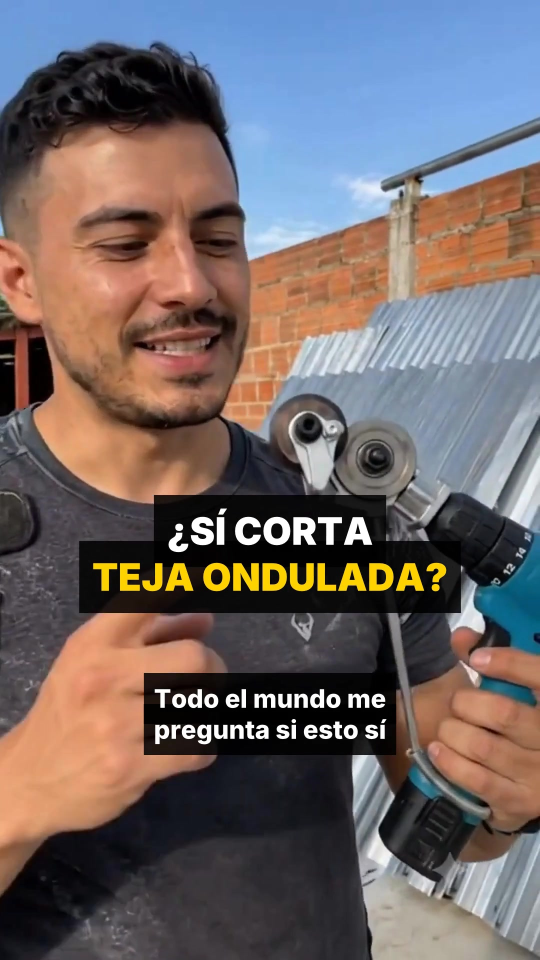
#> input picture anuncios-v5/AD17-teja-ondulada.jpg, 1080 x 1920 px (shown at 1/2 size)
$ python -i motor.py   (imports and definitions only)
#> lines starting #> are read from the running program, lines starting #| are printed output that depends on the picture
"""Motor de render de anuncios XOLVETA (1080x1920, 30 fps, H.264+AAC, -14 LUFS)."""
import base64, hashlib, json, os, re, subprocess, sys, time, urllib.request, urllib.error
from PIL import Image, ImageDraw, ImageFilter, ImageFont
sys.path.insert(0, os.path.dirname(os.path.abspath(__file__)))
from fuentes import SRC, FUENTES, filtro

AQUI = os.path.dirname(os.path.abspath(__file__))
WORK = os.environ.get("XV_WORK", "/tmp/claude-0/-home-user-Primera-App/7f6186a7-390b-5611-a850-44352e5e8f96/scratchpad/work")
# [1 line not run here, left out]
FONTS = "/usr/share/fonts/opentype/inter"
MODEL, VOICE, TEMPO = os.environ.get("XV_TTS", "gemini-3.1-flash-tts-preview"), "Puck", 1.12
STYLE = ("Lee esto en español de Colombia, con acento colombiano natural, como un maestro de obra "
         "cercano que le explica algo a un vecino, tuteando, ritmo ágil y claro, sin sonar a vendedor "
         "de televisión. Haz una pausa de medio segundo entre cada línea y una pausa corta en las comas y los puntos suspensivos:\n\n")
AMARILLO = "&H0000D4FF&"; BLANCO = "&H00FFFFFF&"
CARD_T = 2.5

# [4 lines left out: function run, not called in this run]

def dur(path):
    return float(run(["ffprobe", "-v", "error", "-show_entries", "format=duration", "-of", "csv=p=0", path]).stdout)

# ---------------------------------------------------------------- voz
_ULT = [0.0]
# [58 lines left out: functions tts, tts_lineas, ts, not called in this run]

def norm(w): return re.sub(r"[^\wáéíóúüñ#]", "", w.lower())

# [34 lines left out: function subs, not called in this run]

ASS_HEAD = f"""[Script Info]
ScriptType: v4.00+
PlayResX: 1080
PlayResY: 1920
WrapStyle: 2
ScaledBorderAndShadow: yes

[V4+ Styles]
Format: Name,Fontname,Fontsize,PrimaryColour,SecondaryColour,OutlineColour,BackColour,Bold,Italic,Underline,StrikeOut,ScaleX,ScaleY,Spacing,Angle,BorderStyle,Outline,Shadow,Alignment,MarginL,MarginR,MarginV,Encoding
Style: Sub,Inter ExtraBold,62,{BLANCO},{BLANCO},&H26000000&,&H00000000&,0,0,0,0,100,100,0,0,3,20,0,2,60,60,430,1
Style: Titulo,Inter Black,92,{BLANCO},{BLANCO},&H26000000&,&H00000000&,0,0,0,0,100,100,0,0,3,26,0,2,50,50,720,1
Style: Chip,Inter Black,60,&H00000000&,&H00000000&,{AMARILLO},&H00000000&,0,0,0,0,100,100,0,0,3,18,0,7,0,0,0,1
Style: Num,Inter Black,210,&H00000000&,&H00000000&,{AMARILLO},&H00000000&,0,0,0,0,100,100,0,0,3,34,0,8,0,0,285,1
Style: Item,Inter Black,70,{BLANCO},{BLANCO},&H26000000&,&H00000000&,0,0,0,0,100,100,0,0,3,20,0,7,0,0,0,1
Style: Nada,Inter Black,10,&H00FFFFFF&,&H00FFFFFF&,&H00000000&,&H00000000&,0,0,0,0,100,100,0,0,1,0,0,7,0,0,0,1

[Events]
Format: Layer,Start,End,Style,Name,MarginL,MarginR,MarginV,Effect,Text
"""

# [4 lines left out: function titulo, not called in this run]

def num(n, t0, t1):
    return f"Dialogue: 1,{ts(t0)},{ts(t1)},Num,,0,0,0,,{{\\fad(80,60)}} {n} "

def chip(texto, t0, t1, x=60, y=300, color=None):
    c = ("{\\3c" + color + "\\1c&H00FFFFFF&}") if color else ""
    return f"Dialogue: 1,{ts(t0)},{ts(t1)},Chip,,0,0,0,,{{\\pos({x},{y})}}{c}{texto}"

CHECK = "m 6 34 l 22 18 l 34 30 l 64 0 l 80 16 l 34 62 l 6 34"
CRUZ = "m 0 16 l 16 0 l 40 24 l 64 0 l 80 16 l 56 40 l 80 64 l 64 80 l 40 56 l 16 80 l 0 64 l 24 40"
# [8 lines left out: function item, not called in this run]

# ---------------------------------------------------------------- tarjeta final
def hacer_tarjeta(frame_png, out_png):
#> called with frame_png = 'AD17-teja-ondulada.jpg', out_png = 'out.png'
    base = Image.open(frame_png).convert("RGB").resize((1080, 1920))
#> base is the input picture: PIL image 1080x1920 RGB; mean R, G, B 112.5, 102.7, 103
    base = base.filter(ImageFilter.GaussianBlur(34))
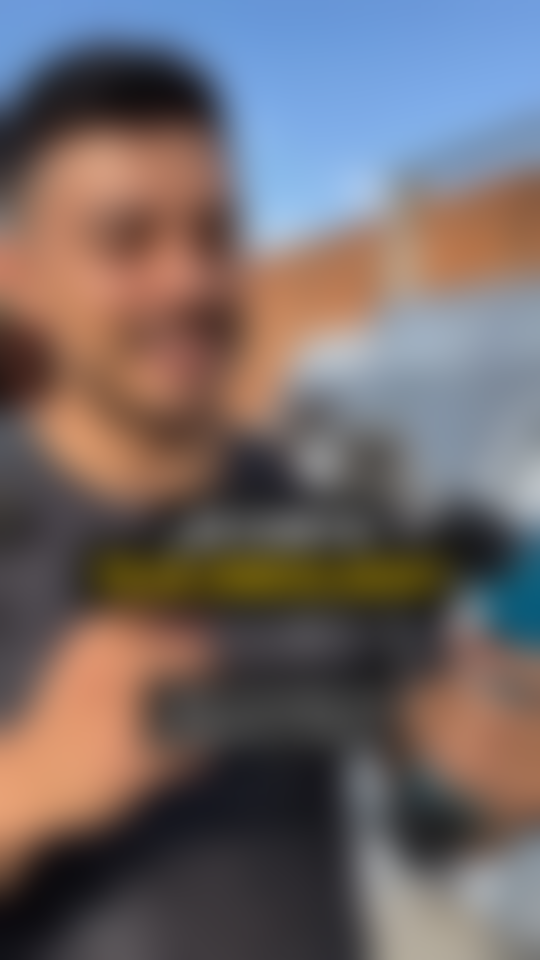
#> base: PIL image 1080x1920 RGB (shown at 1/2 size); mean R, G, B 112.5, 102.8, 103
    base = Image.blend(base, Image.new("RGB", base.size, (0, 0, 0)), 0.62)
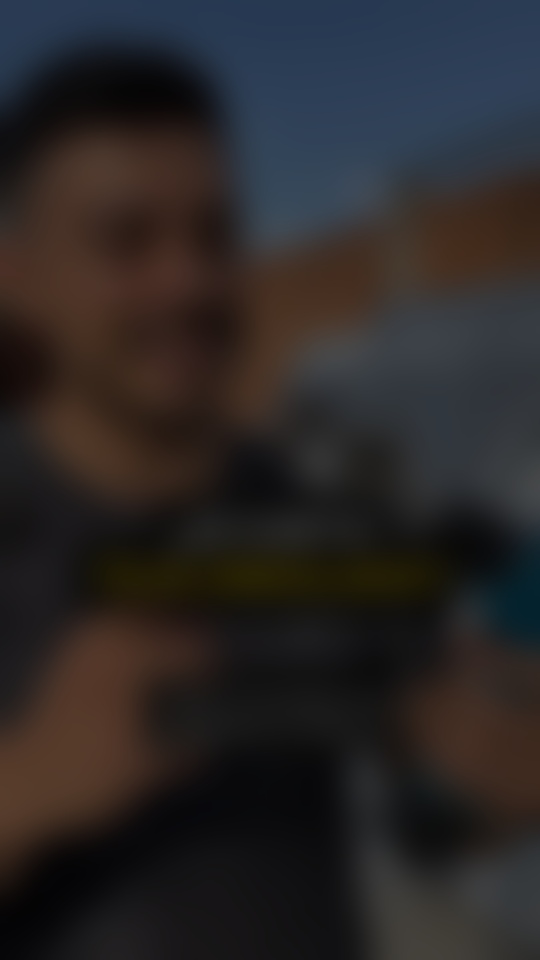
#> base: PIL image 1080x1920 RGB (shown at 1/2 size); mean R, G, B 42.3, 38.6, 38.6
    d = ImageDraw.Draw(base)
    fb = ImageFont.truetype(f"{FONTS}/Inter-ExtraBold.otf", 56); fk = ImageFont.truetype(f"{FONTS}/Inter-Black.otf", 74)
    filas = ["Envío gratis a toda Colombia", "Pagas al recibir", "Garantía de 10 días"]
    y = 640
    mw = max(d.textlength(t, font=fb) for t in filas)
#> mw = 783.7
    for t in filas:
        x0 = (1080 - (mw + 110)) / 2
        cx, cy = x0 + 40, y + 46
        d.ellipse((cx - 40, cy - 40, cx + 40, cy + 40), fill=(37, 211, 102))
        d.line([(cx - 18, cy + 2), (cx - 4, cy + 16), (cx + 22, cy - 14)], fill="white", width=11, joint="curve")
        d.text((x0 + 110, y + 4), t, font=fb, fill="white"); y += 140
#> this loop made 3 passes
#> cy on passes 1 to 3: 686, 826, 966
#> after the loop, y = 1060
    bw, bh = 780, 160; bx, by = (1080 - bw) // 2, 1130
    d.rounded_rectangle((bx, by, bx + bw, by + bh), radius=80, fill=(37, 211, 102))
    t = "PÍDELO AQUÍ"; w = d.textlength(t, font=fk)
#> after `w = d.textlength(t, font=fk)`: w = 469.2
    d.text(((1080 - w) / 2, by + 36), t, font=fk, fill="white")
    return base

# [122 lines left out: functions lazo, cortar, panel, construir, not called in this run]

def miniatura(mp4, t, jpg):
    run(["ffmpeg", "-v", "error", "-y", "-ss", f"{t:.2f}", "-i", mp4, "-frames:v", "1", "-q:v", "2", jpg])

# [9 lines left out: function hoja_pruebas, not called in this run]

>>> result = hacer_tarjeta('AD17-teja-ondulada.jpg', 'out.png')
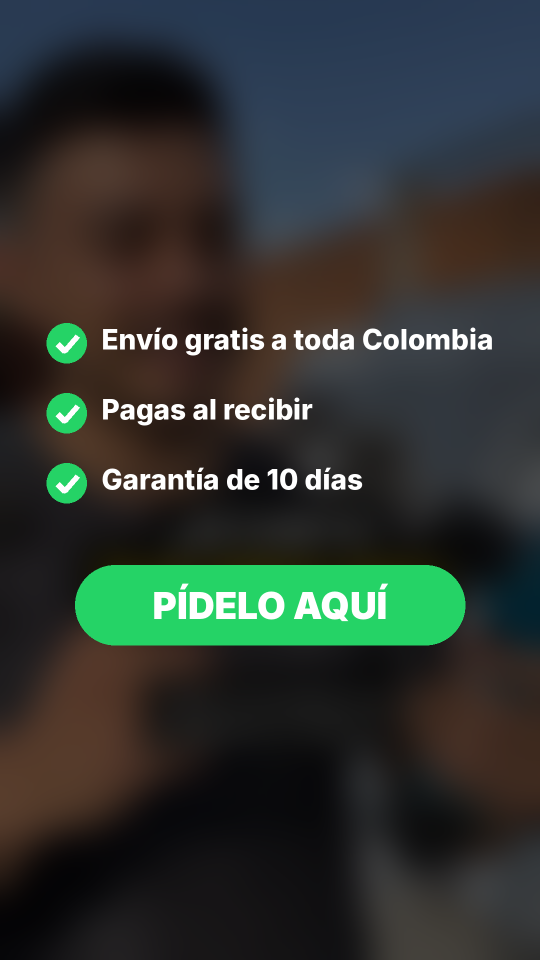
#> result: PIL image 1080x1920 RGB (shown at 1/2 size); mean R, G, B 47.5, 54.3, 48.9

$ run again, on anuncios-v5/AD19-vs-cizalla.jpg
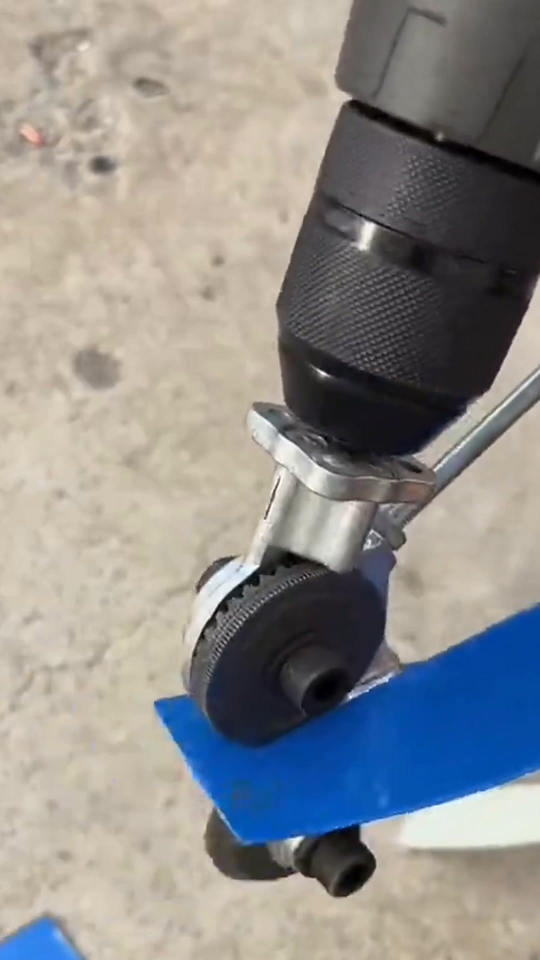
#> input picture anuncios-v5/AD19-vs-cizalla.jpg, 1080 x 1920 px (shown at 1/2 size)
#> in hacer_tarjeta, base is the input picture: PIL image 1080x1920 RGB; mean R, G, B 142, 141.4, 139.7
#> in hacer_tarjeta, `base = Image.blend(base, Image.new("RGB", base.size, (0, 0, 0)), 0.62)`:
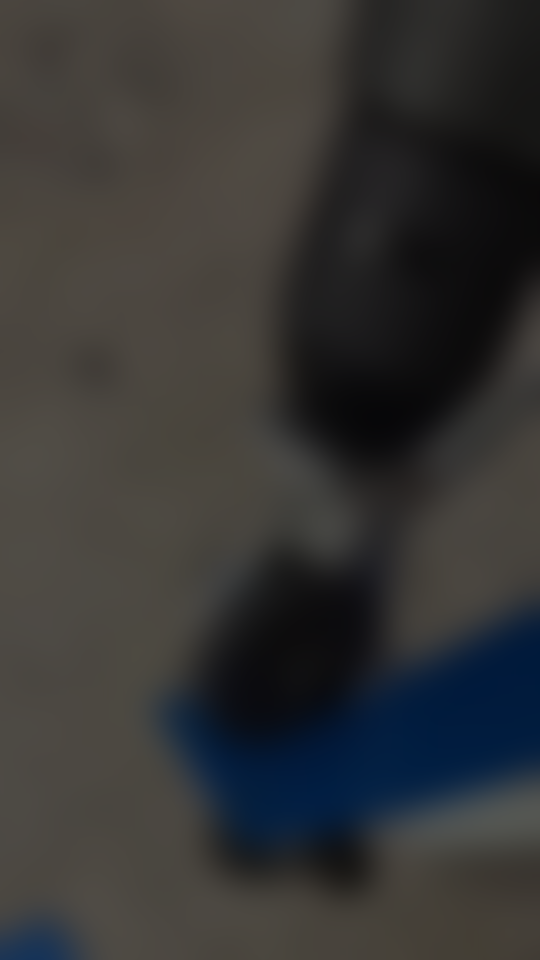
#> base: PIL image 1080x1920 RGB (shown at 1/2 size); mean R, G, B 53.5, 53.2, 52.6
#> mw = 783.7
#> the loop in hacer_tarjeta, `for t in filas:` made 3 passes
#> cy on passes 1 to 3: 686, 826, 966
#> after the loop in hacer_tarjeta, `for t in filas:`: y = 1060
#> w = 469.2
#> `result = hacer_tarjeta('AD17-teja-ondulada.jpg', 'out.png')`:
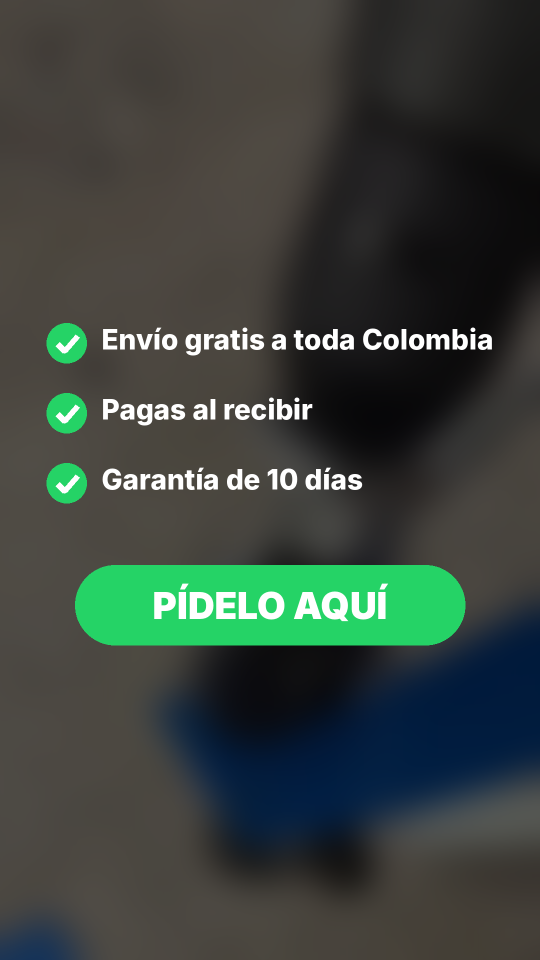
#> result: PIL image 1080x1920 RGB (shown at 1/2 size); mean R, G, B 57.4, 67.2, 60.6

$ run again, on anuncios-v5/AD20-si-y-no.jpg
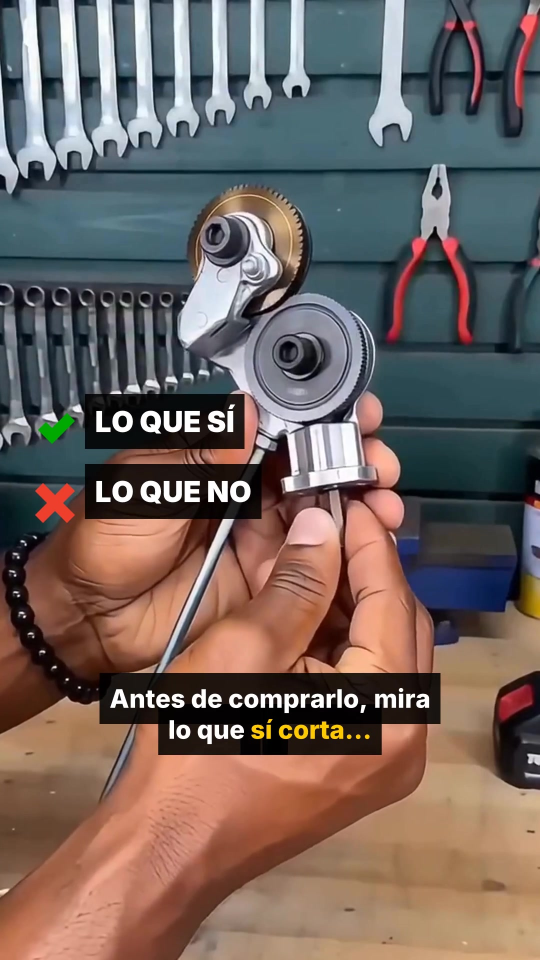
#> input picture anuncios-v5/AD20-si-y-no.jpg, 1080 x 1920 px (shown at 1/2 size)
#> in hacer_tarjeta, base is the input picture: PIL image 1080x1920 RGB; mean R, G, B 114.3, 100.3, 95
#> in hacer_tarjeta, `base = Image.blend(base, Image.new("RGB", base.size, (0, 0, 0)), 0.62)`:
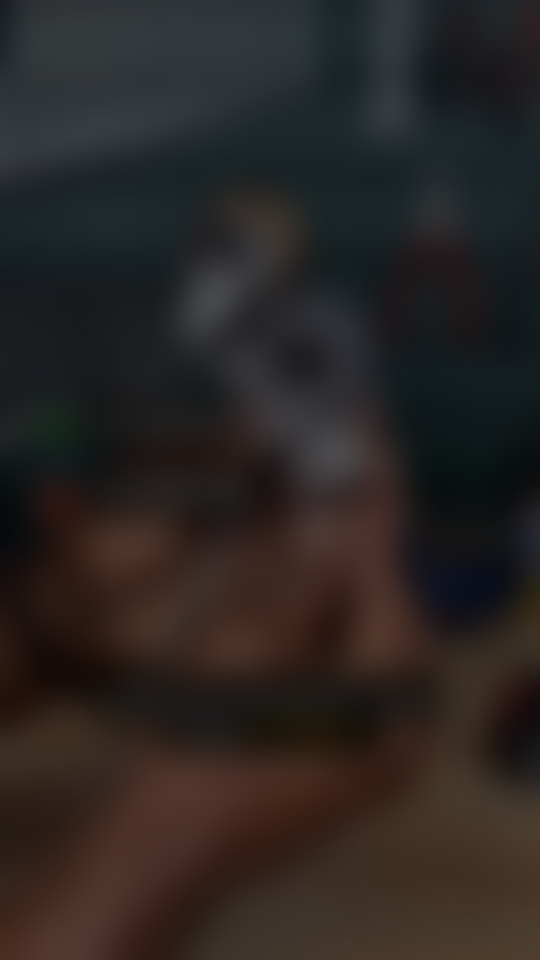
#> base: PIL image 1080x1920 RGB (shown at 1/2 size); mean R, G, B 42.9, 37.6, 35.6
#> mw = 783.7
#> the loop in hacer_tarjeta, `for t in filas:` made 3 passes
#> cy on passes 1 to 3: 686, 826, 966
#> after the loop in hacer_tarjeta, `for t in filas:`: y = 1060
#> w = 469.2
#> `result = hacer_tarjeta('AD17-teja-ondulada.jpg', 'out.png')`:
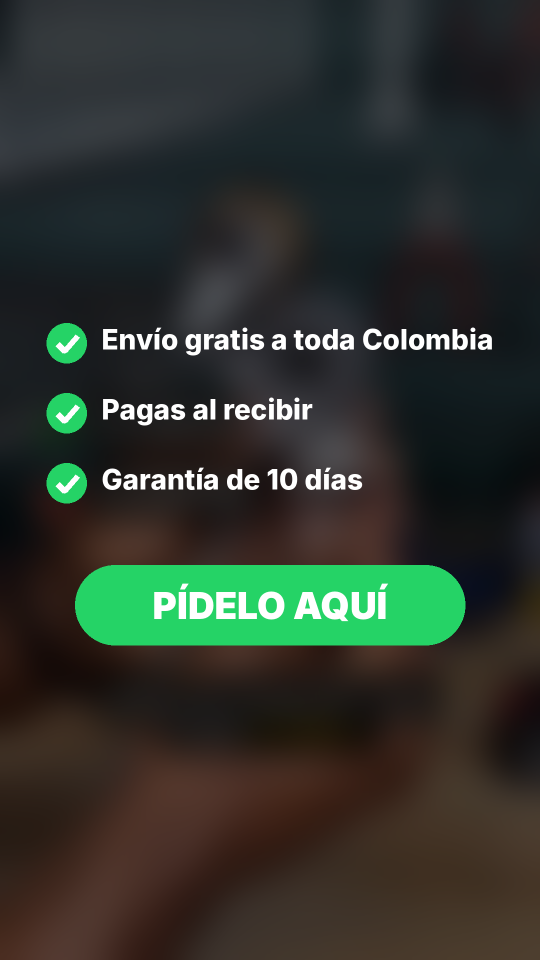
#> result: PIL image 1080x1920 RGB (shown at 1/2 size); mean R, G, B 47, 52.8, 44.9
